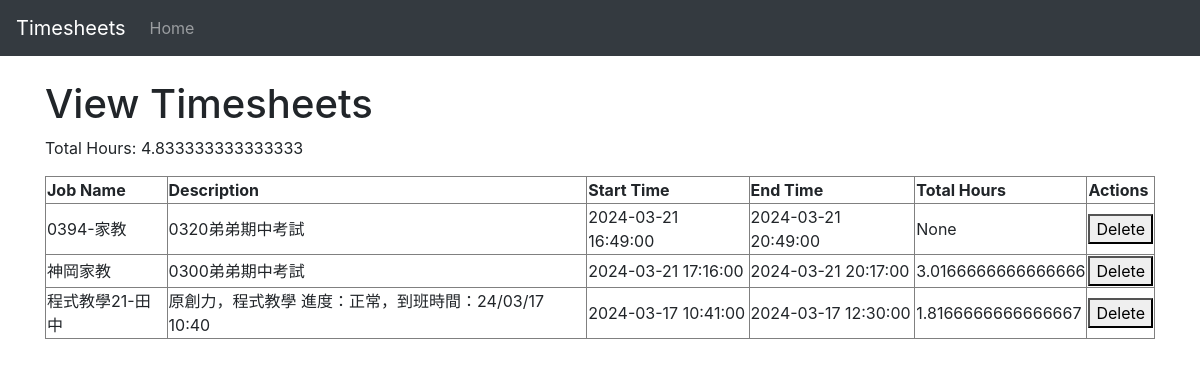
The app's page /view_timesheets, older data.
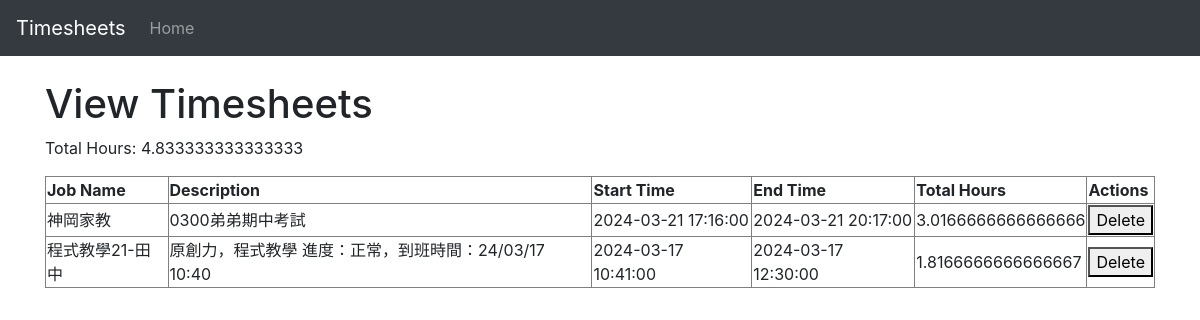
The same page, newer data.
### tables this page shows
CREATE TABLE "timesheets" (
	"id"	INTEGER,
	"job_name"	TEXT,
	"description"	TEXT,
	"start_time"	TIMESTAMP,
	"end_time"	TIMESTAMP,
	"total_hours"	REAL,
	PRIMARY KEY("id" AUTOINCREMENT)
);

### proj02.py (the view)
@app.route('/view_timesheets')
def view_timesheets():
    conn = get_db_connection()
    c = conn.cursor()
    c.execute("SELECT SUM(total_hours) FROM timesheets")  # 查询所有记录的总时数
    total_hours = c.fetchone()[0] or 0  # 如果总时数为 None，则将其设置为 0
    c.execute("SELECT * FROM timesheets")  # 查询所有工时记录
    timesheets = c.fetchall()
    conn.close()
    return render_template('view.html', timesheets=timesheets, total_hours=total_hours)

### proj02.py (called while the page is built)
def get_db_connection():
    conn = sqlite3.connect('timesheets.db')
    conn.row_factory = sqlite3.Row
    return conn

### templates/view.html (shortened to what this page needs)
{% extends "base.html" %}
{% block content %}
  <h1>View Timesheets</h1>
  <p>Total Hours: {{ total_hours }}</p>
  <table border="1">
    <thead>
      <tr>
        <th>Job Name</th>
        <th>Description</th>
        <th>Start Time</th>
        <th>End Time</th>
        <th>Total Hours</th>
        <th>Actions</th>
      </tr>
    </thead>
    <tbody>
      {% for timesheet in timesheets %}
      <tr>
        <td>{{ timesheet.job_name }}</td>
        <td>{{ timesheet.description }}</td>
        <td>{{ timesheet.start_time }}</td>
        <td>{{ timesheet.end_time }}</td>
        <td>{{ timesheet.total_hours }}</td>
        <td>
          <form action="{{ url_for('delete_timesheet', timesheet_id=timesheet.id) }}" method="post" id="delete-form-{{ timesheet.id }}">
            <button type="button" onclick="confirmDelete({{ timesheet.id }})">Delete</button>
          </form>
        </td>
      </tr>
      {% endfor %}
    </tbody>
  </table>
{% endblock %}

### templates/base.html (shortened to what this page needs)
<!DOCTYPE html>
<html lang="en">
<head>
    <link rel="stylesheet" href="https://stackpath.bootstrapcdn.com/bootstrap/4.5.2/css/bootstrap.min.css">
</head>
<body>
    <nav class="navbar navbar-expand-lg navbar-dark bg-dark">
        <a class="navbar-brand" href="/">Timesheets</a>
        <div class="collapse navbar-collapse" id="navbarNav">
            <ul class="navbar-nav">
                <li class="nav-item">
                    <a class="nav-link" href="/">Home</a>
                </li>
            </ul>
        </div>
    </nav>
    <div class="container mt-4">
        {% block content %}
        {% endblock %}
    </div>
</body>
</html>

Row changes from the older to the newer data that the page shows:
removed timesheets: job_name "0394-家教", description "0320弟弟期中考試", start_time "2024-03-21 16:49:00", end_time "2024-03-21 20:49:00", total_hours "None"
